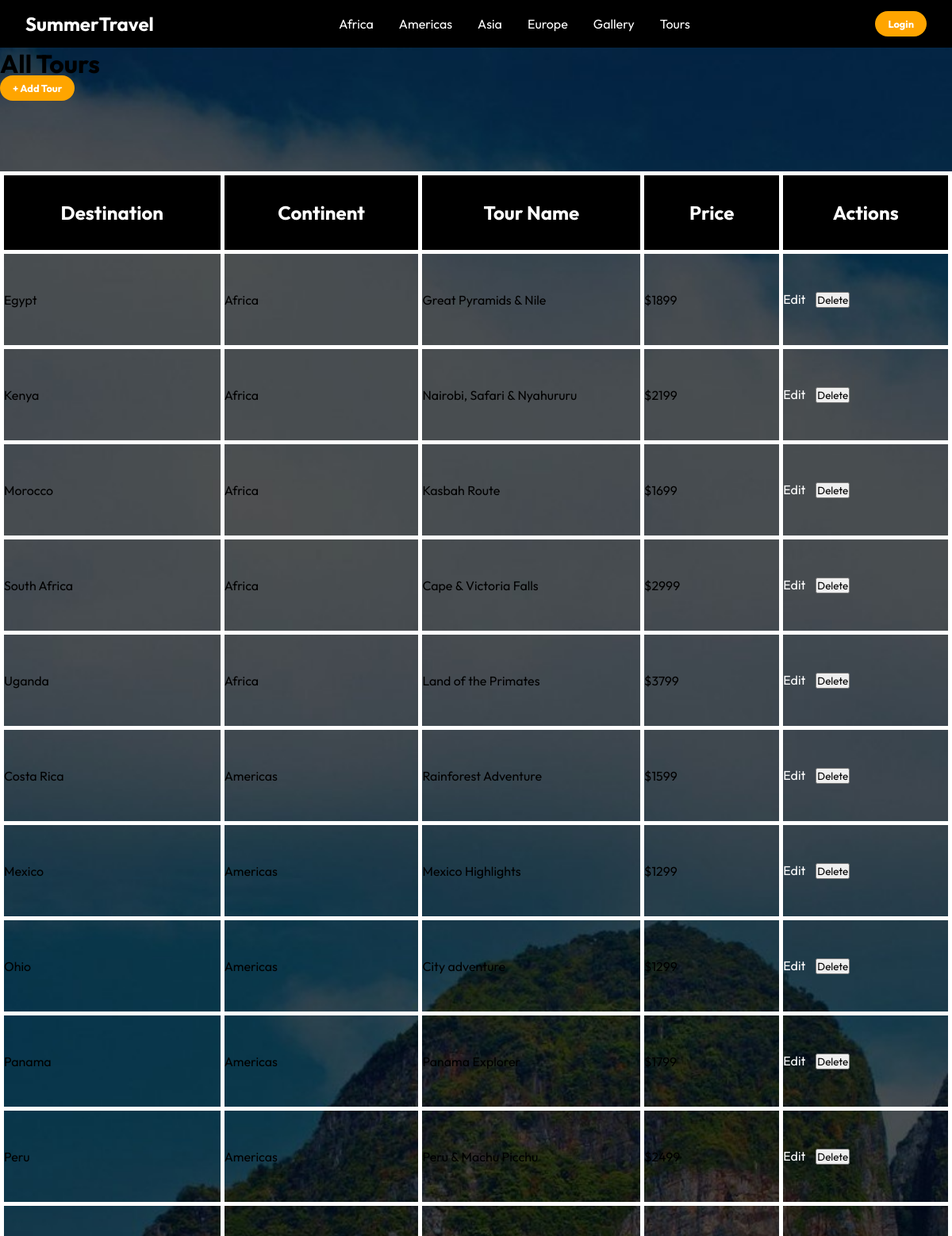
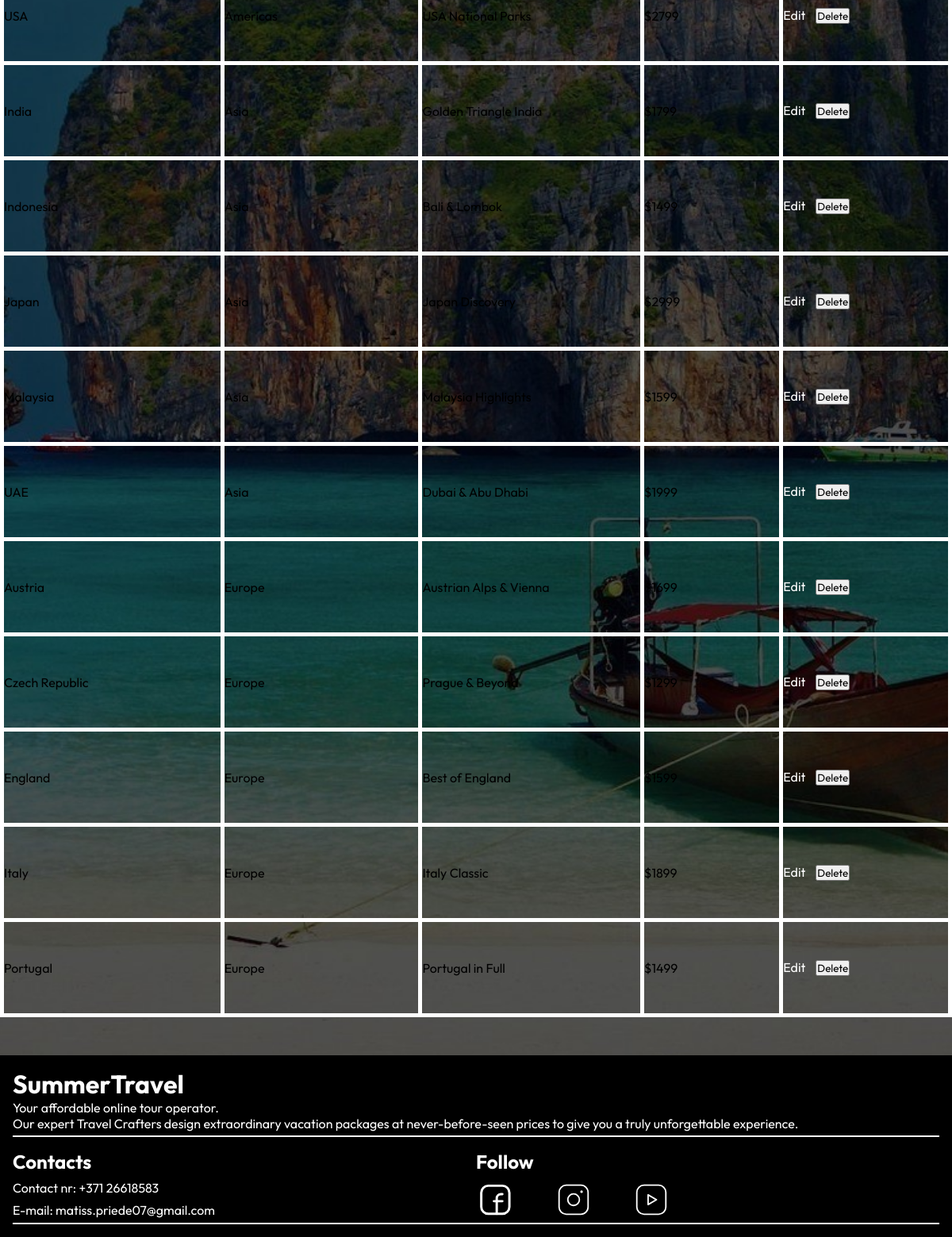
Page /tours on the committed database (2 pictures, top to bottom).
### tables this page shows
CREATE TABLE tours (
    id INTEGER PRIMARY KEY AUTOINCREMENT,
    destination_id INTEGER NOT NULL,
    title TEXT NOT NULL,
    price INTEGER NOT NULL,
    external_url TEXT, image TEXT, continent_id INTEGER, country TEXT,
    FOREIGN KEY (destination_id) REFERENCES destinations(id)
);

### app.py (the view)
@app.route('/tours')
def tours():
    db = get_db()
    rows = db.execute('''
        SELECT t.id, t.title, t.price, t.external_url,
               COALESCE(t.country, d.name) AS destination,
               COALESCE(c2.name, c1.name) AS continent
        FROM tours t
        LEFT JOIN destinations d ON t.destination_id = d.id AND t.continent_id IS NULL
        LEFT JOIN continents c1 ON d.continent_id = c1.id
        LEFT JOIN continents c2 ON t.continent_id = c2.id
        ORDER BY continent, destination
    ''').fetchall()
    db.close()
    return render_template('tours.html', tours=rows)

### app.py (called while the page is built)
def get_db():
    conn = sqlite3.connect(DB)
    conn.row_factory = sqlite3.Row
    return conn

### templates/tours.html (shortened to what this page needs)
{% extends "base.html" %}  {% block content %}
<div class="tours_page">
    <div class="tours_header">
        <h1>All Tours</h1>
        <a href="{{ url_for('tour_add') }}" class="action_btn">+ Add Tour</a>
    </div>
    <div class="tours_table_wrap">
        <table class="tours_table">
            <thead>
                <tr>
                    <th>Destination</th>
                    <th>Continent</th>
                    <th>Tour Name</th>
                    <th>Price</th>
                    <th>Actions</th>
                </tr>
            </thead>
            <tbody>
                {% for t in tours %}
                <tr>
                    <td>{{ t['country'] or t['destination'] }}</td>
                    <td>{{ t['continent'] }}</td>
                    <td>{{ t['title'] }}</td>
                    <td>${{ t['price'] }}</td>
                    <td class="action_cell">
                        <a href="{{ url_for('tour_edit', tour_id=t['id']) }}" class="edit_btn">Edit</a>
                        <form method="POST" action="{{ url_for('tour_delete', tour_id=t['id']) }}"
                            onsubmit="return confirm('Delete this tour?');" style="display: inline; margin-left: 0.6rem">
                            <button type="submit" class="delete_btn">Delete</button>
                        </form>
                    </td>
                </tr>
                {% endfor %}
            </tbody>
        </table>
    </div>
</div>
{% endblock %}

### static/css/style.css (style rules this page uses)
* { margin: 0; padding: 0; box-sizing: border-box; font-family: "Outfit", sans-serif; }
body { background-image: url("backgroung.jpg"); background-attachment: fixed; height: 100%; background-position: center; background-repeat: no-repeat; background-size: cover; }
a { text-decoration: none; color: #fff; font-size: 1rem; }
.action_btn { background-color: orange; color: #fff; padding: 0.5rem 1rem; border: none; outline: none; border-radius: 20px; font-size: 0.8rem; font-weight: bold; cursor: pointer; transition: scale 0.2 ease; }
table { border: solid 5px #fff; width: 100%; margin-top: 6rem; margin-bottom: 3rem; border-collapse: collapse; border-spacing: none; }
th { color: #fff; border: solid 5px #fff; font-size: 1.5rem; background-color: black; padding: 2rem; }
td { border: solid 5px #fff; height: 120px; }

### rows in the picture
tours: country "Egypt", continent "Africa", title "Great Pyramids & Nile", price "1899"
tours: country "Kenya", continent "Africa", title "Nairobi, Safari & Nyahururu", price "2199"
tours: country "Morocco", continent "Africa", title "Kasbah Route", price "1699"
tours: country "South Africa", continent "Africa", title "Cape & Victoria Falls", price "2999"
tours: country "Uganda", continent "Africa", title "Land of the Primates", price "3799"
tours: country "Costa Rica", continent "Americas", title "Rainforest Adventure", price "1599"
tours: country "Mexico", continent "Americas", title "Mexico Highlights", price "1299"
tours: country "Ohio", continent "Americas", title "City adventure", price "1299"
tours: country "Panama", continent "Americas", title "Panama Explorer", price "1799"
tours: country "Peru", continent "Americas", title "Peru & Machu Picchu", price "2499"
tours: country "USA", title "USA National Parks", price "2799"
tours: country "India", continent "Asia", title "Golden Triangle India", price "1799"
tours: country "Indonesia", title "Bali & Lombok", price "1499"
tours: country "Japan", continent "Asia", title "Japan Discovery", price "2999"
tours: country "Malaysia", title "Malaysia Highlights", price "1599"
tours: country "UAE", continent "Asia", title "Dubai & Abu Dhabi", price "1999"
tours: country "Austria", continent "Europe", title "Austrian Alps & Vienna", price "1699"
tours: country "Czech Republic", continent "Europe", title "Prague & Beyond", price "1299"
tours: country "England", continent "Europe", title "Best of England", price "1599"
tours: country "Italy", continent "Europe", title "Italy Classic", price "1899"
tours: country "Portugal", continent "Europe", title "Portugal in Full", price "1499"
